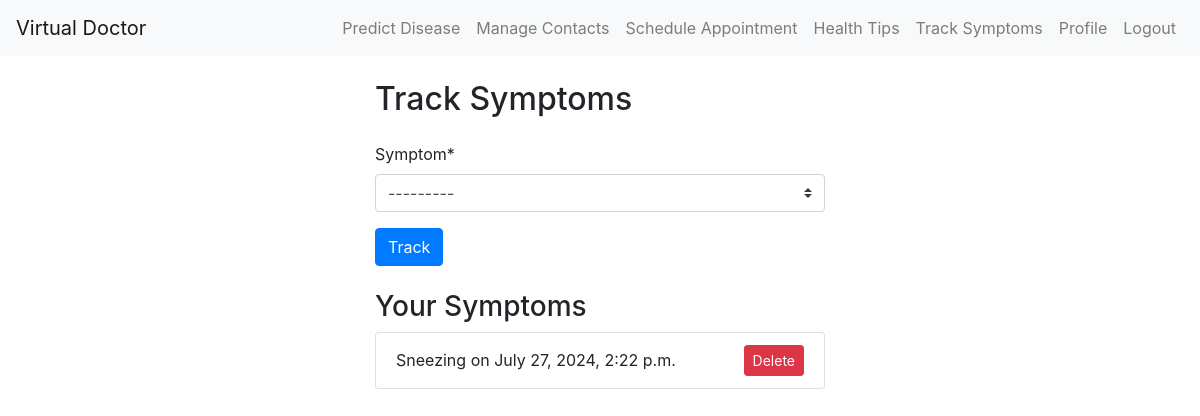
The app's page /track/ (signed in) with its own data.
### doctor/models.py (models this page shows, shortened)
class SymptomTracker(Model):
    user: ForeignKey = ForeignKey(User, on_delete=CASCADE)
    symptom: ForeignKey = ForeignKey(Symptom, on_delete=CASCADE)
    date_reported: DateTimeField = DateTimeField(auto_now_add=True)

class Symptom(Model):
    name: CharField = CharField(max_length=100)
    def __str__(self) -> str:
        return self.name.__str__()

### doctor/views.py (the view)
# urls.py: path('track/', track_symptoms, name='track_symptoms'),
@login_required
def track_symptoms(request: WSGIRequest) -> HttpResponseRedirect | HttpResponse:
    if request.method == 'POST':
        if 'delete_symptom' in request.POST:  # Check if the delete button was pressed
            symptom_id = request.POST.get('symptom_id')
            try:
                tracker = SymptomTracker.objects.get(id=symptom_id, user=request.user)
                tracker.delete()
            except SymptomTracker.DoesNotExist:
                return HttpResponse("Symptom does not exist or you're not authorized to delete it.", status=404)
            return redirect('track_symptoms')
        else:  # Handle symptom tracking (creation)
            form: SymptomTrackerForm = SymptomTrackerForm(request.POST)
            if form.is_valid():
                tracker: SymptomTracker = form.save(commit=False)
                tracker.user = request.user
                tracker.save()
                return redirect('track_symptoms')
    else:
        form: SymptomTrackerForm = SymptomTrackerForm()
    symptoms: QuerySet[SymptomTracker] = SymptomTracker.objects.filter(user=request.user)
    return render(request, 'track_symptoms.html', {'form': form, 'symptoms': symptoms})

### doctor/forms.py
class SymptomTrackerForm(forms.ModelForm):
    class Meta:
        model = SymptomTracker
        fields: list[str] = ['symptom']
        widgets = {
            'symptom': forms.Select(attrs={'class':'custom-select'}),
        }

### doctor/templates/track_symptoms.html (shortened to what this page needs)
{% extends 'base.html' %}
{% load crispy_forms_filters %}
{% block content %}
<div class="row justify-content-center">
    <div class="col-md-6">
        <h2 class="mb-4">Track Symptoms</h2>
        <form method="post">
            {{ form|crispy }}
            <button type="submit" class="btn btn-primary">Track</button>
        </form>
        <h3 class="mt-4">Your Symptoms</h3>
        <ul class="list-group">
            {% for symptom in symptoms %}
            <li class="list-group-item d-flex justify-content-between align-items-center">
                {{ symptom.symptom.name }} on {{ symptom.date_reported }}
                <form method="post" action="{% url 'track_symptoms' %}" style="display:inline;">
                    <button type="submit" name="delete_symptom" class="btn btn-danger btn-sm">Delete</button>
                </form>
            </li>
            {% endfor %}
        </ul>
    </div>
</div>
{% endblock %}

### static/css/styles.css (style rules this page uses)
body { padding-top: 56px; }

### records on screen
SymptomTracker: symptom.name "Sneezing", date_reported "July 27, 2024, 2:22 p.m."
